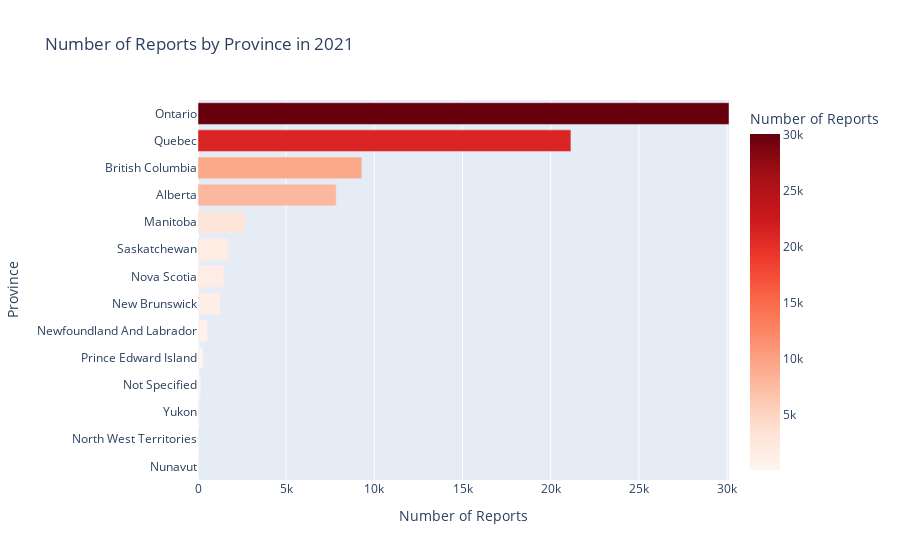
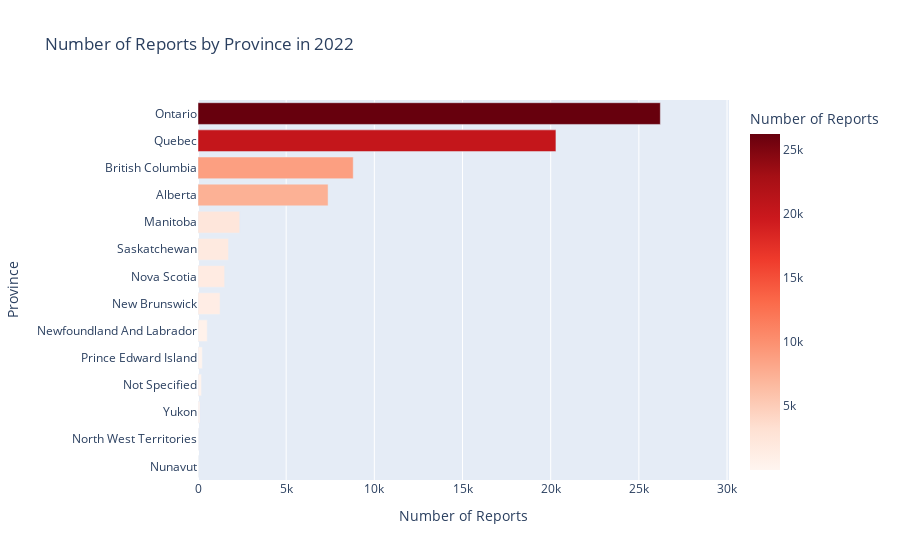
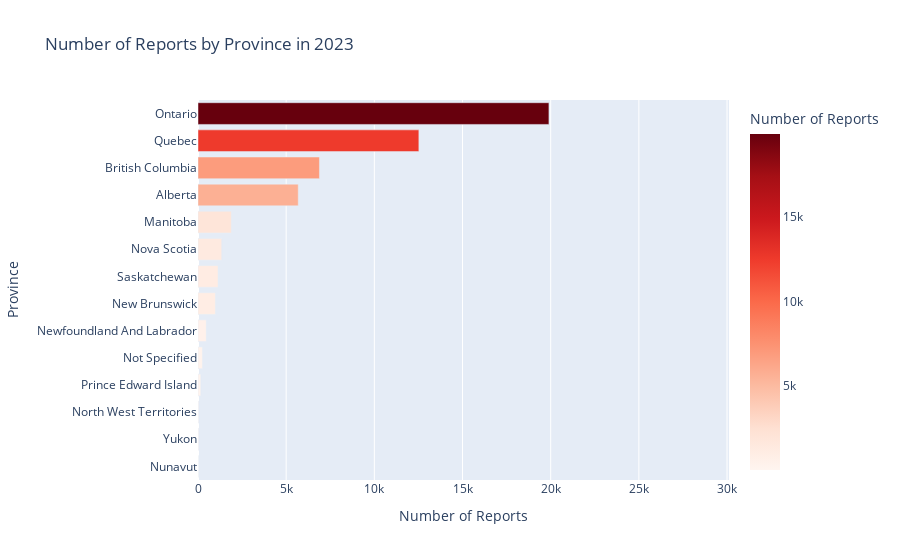

Notebook cell for these charts, in order:
### Markdown cell above
#### Horizontal bar chart to show the number of reports grouped by province for each year

### Code cell
# Get the unique years from the dataset and rename 2024 to '2024 (H1)'
years = sorted(province_year_report_victim_counts['Year'].unique())
year_labels = {year: f'{year}' for year in years}  # Create a label mapping
year_labels[2024] = '2024 (H1)'  # Rename 2024 to '2024 (H1)'

# Determine the maximum number of reports for consistent x-axis limits
max_reports = province_year_report_victim_counts['Number_of_Reports'].max()

# Loop through each year and create a horizontal bar chart
for year in years:
    # Filter data for the current year
    data_by_year = province_year_report_victim_counts[province_year_report_victim_counts['Year'] == year]

    # Sort data by 'Number_of_Reports' in descending order
    data_by_year = data_by_year.sort_values(by='Number_of_Reports', ascending=True)  # Ascending for horizontal bars

    # Create the horizontal bar chart for the year
    fig = px.bar(data_by_year,
                 y='Province/State',  # Provinces on y-axis
                 x='Number_of_Reports',  # Reports on x-axis
                 orientation='h',  # Horizontal chart
                 title=f'Number of Reports by Province in {year_labels[year]}',
                 labels={'Number_of_Reports': 'Number of Reports', 'Province/State': 'Province'},
                 color='Number_of_Reports',  # Use continuous color scale
                 color_continuous_scale='Reds')  # Red gradient color scale

    # Set consistent x-axis limits across all charts
    fig.update_layout(xaxis=dict(range=[0, max_reports]))

    # Reverse the y-axis to show largest values at the top
    fig.update_layout(yaxis={'categoryorder': 'total ascending'})

    # Display the chart
    fig.show()

### Figure 1 — Plotly figure (JSON) as saved in the notebook; plotly's stock layout.template omitted (floating-point values rounded to 4 significant figures)
{"data": [{"alignmentgroup": "True", "hovertemplate": "Number of Reports=%{marker.color}<br>Province=%{y}<extra></extra>", "legendgroup": "", "marker": {"color": [41, 58, 77, 164, 295, 546, 1269, 1462, 1721, 2677, 7838, 9289, 21146, 30111], "coloraxis": "coloraxis", "pattern": {"shape": ""}}, "name": "", "offsetgroup": "", "orientation": "h", "showlegend": false, "textposition": "auto", "type": "bar", "x": [41, 58, 77, 164, 295, 546, 1269, 1462, 1721, 2677, 7838, 9289, 21146, 30111], "xaxis": "x", "y": ["Nunavut", "North West Territories", "Yukon", "Not Specified", "Prince Edward Island", "Newfoundland And Labrador", "New Brunswick", "Nova Scotia", "Saskatchewan", "Manitoba", "Alberta", "British Columbia", "Quebec", "Ontario"], "yaxis": "y"}], "layout": {"barmode": "relative", "coloraxis": {"colorbar": {"title": {"text": "Number of Reports"}}, "colorscale": [[0, "rgb(255,245,240)"], [0.125, "rgb(254,224,210)"], [0.25, "rgb(252,187,161)"], [0.375, "rgb(252,146,114)"], [0.5, "rgb(251,106,74)"], [0.625, "rgb(239,59,44)"], [0.75, "rgb(203,24,29)"], [0.875, "rgb(165,15,21)"], [1, "rgb(103,0,13)"]]}, "legend": {"tracegroupgap": 0}, "title": {"text": "Number of Reports by Province in 2021"}, "xaxis": {"anchor": "y", "domain": [0, 1], "range": [0, 30111], "title": {"text": "Number of Reports"}}, "yaxis": {"anchor": "x", "categoryorder": "total ascending", "domain": [0, 1], "title": {"text": "Province"}}}}

### Figure 2 — Plotly figure (JSON) as saved in the notebook; plotly's stock layout.template omitted (floating-point values rounded to 4 significant figures)
{"data": [{"alignmentgroup": "True", "hovertemplate": "Number of Reports=%{marker.color}<br>Province=%{y}<extra></extra>", "legendgroup": "", "marker": {"color": [24, 38, 111, 201, 245, 524, 1251, 1511, 1729, 2368, 7376, 8803, 20297, 26217], "coloraxis": "coloraxis", "pattern": {"shape": ""}}, "name": "", "offsetgroup": "", "orientation": "h", "showlegend": false, "textposition": "auto", "type": "bar", "x": [24, 38, 111, 201, 245, 524, 1251, 1511, 1729, 2368, 7376, 8803, 20297, 26217], "xaxis": "x", "y": ["Nunavut", "North West Territories", "Yukon", "Not Specified", "Prince Edward Island", "Newfoundland And Labrador", "New Brunswick", "Nova Scotia", "Saskatchewan", "Manitoba", "Alberta", "British Columbia", "Quebec", "Ontario"], "yaxis": "y"}], "layout": {"barmode": "relative", "coloraxis": {"colorbar": {"title": {"text": "Number of Reports"}}, "colorscale": [[0, "rgb(255,245,240)"], [0.125, "rgb(254,224,210)"], [0.25, "rgb(252,187,161)"], [0.375, "rgb(252,146,114)"], [0.5, "rgb(251,106,74)"], [0.625, "rgb(239,59,44)"], [0.75, "rgb(203,24,29)"], [0.875, "rgb(165,15,21)"], [1, "rgb(103,0,13)"]]}, "legend": {"tracegroupgap": 0}, "title": {"text": "Number of Reports by Province in 2022"}, "xaxis": {"anchor": "y", "domain": [0, 1], "range": [0, 30111], "title": {"text": "Number of Reports"}}, "yaxis": {"anchor": "x", "categoryorder": "total ascending", "domain": [0, 1], "title": {"text": "Province"}}}}

### Figure 3 — Plotly figure (JSON) as saved in the notebook; plotly's stock layout.template omitted (floating-point values rounded to 4 significant figures)
{"data": [{"alignmentgroup": "True", "hovertemplate": "Number of Reports=%{marker.color}<br>Province=%{y}<extra></extra>", "legendgroup": "", "marker": {"color": [18, 44, 45, 157, 251, 466, 987, 1135, 1344, 1887, 5684, 6887, 12524, 19900], "coloraxis": "coloraxis", "pattern": {"shape": ""}}, "name": "", "offsetgroup": "", "orientation": "h", "showlegend": false, "textposition": "auto", "type": "bar", "x": [18, 44, 45, 157, 251, 466, 987, 1135, 1344, 1887, 5684, 6887, 12524, 19900], "xaxis": "x", "y": ["Nunavut", "Yukon", "North West Territories", "Prince Edward Island", "Not Specified", "Newfoundland And Labrador", "New Brunswick", "Saskatchewan", "Nova Scotia", "Manitoba", "Alberta", "British Columbia", "Quebec", "Ontario"], "yaxis": "y"}], "layout": {"barmode": "relative", "coloraxis": {"colorbar": {"title": {"text": "Number of Reports"}}, "colorscale": [[0, "rgb(255,245,240)"], [0.125, "rgb(254,224,210)"], [0.25, "rgb(252,187,161)"], [0.375, "rgb(252,146,114)"], [0.5, "rgb(251,106,74)"], [0.625, "rgb(239,59,44)"], [0.75, "rgb(203,24,29)"], [0.875, "rgb(165,15,21)"], [1, "rgb(103,0,13)"]]}, "legend": {"tracegroupgap": 0}, "title": {"text": "Number of Reports by Province in 2023"}, "xaxis": {"anchor": "y", "domain": [0, 1], "range": [0, 30111], "title": {"text": "Number of Reports"}}, "yaxis": {"anchor": "x", "categoryorder": "total ascending", "domain": [0, 1], "title": {"text": "Province"}}}}
